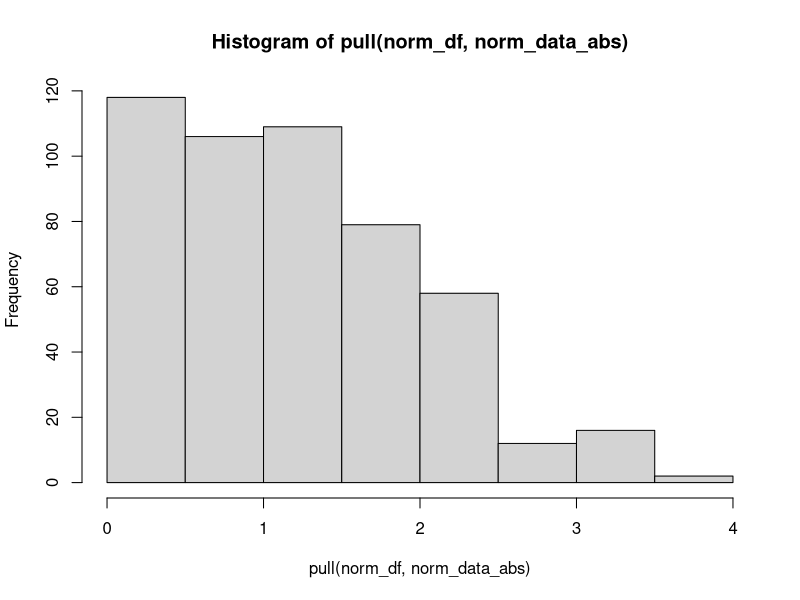
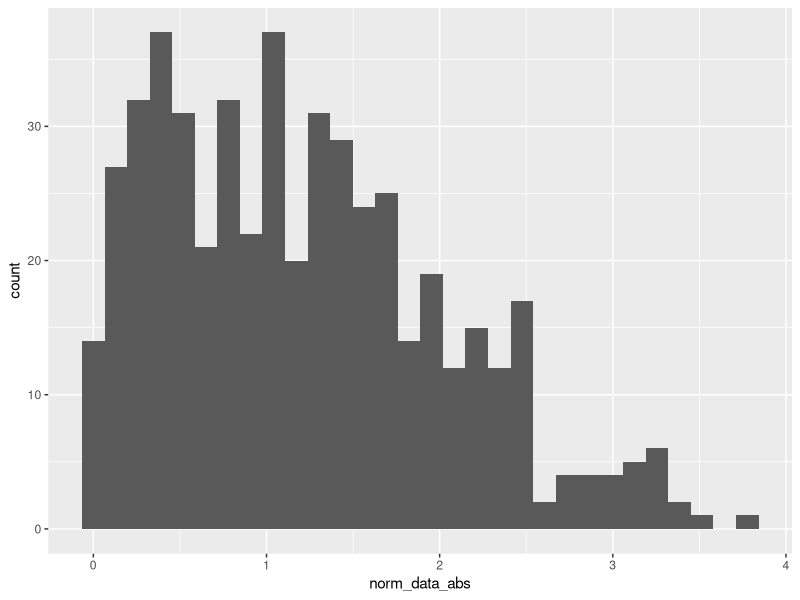

The R source for these figures, in order:
## ---- chunk 1
library(tidyverse)
samp = rnorm(100)
length(samp)
## ---- chunk 2
mean(samp)

plot_df = tibble(
  x = rnorm(100),
  y = 1 + 2 * x + rnorm(100)
)
## ---- chunk 3
library(tidyverse)
norm_df = tibble(
  norm_data = rnorm(500,mean = 1),
  norm_data_log = norm_data > 0 ,
  norm_data_abs = abs(norm_data)
)

norm_hist = hist(pull(norm_df,norm_data_abs))
ggplot(norm_df, aes(x = norm_data_abs)) + geom_histogram()
norm_median = median(pull(norm_df,norm_data))
